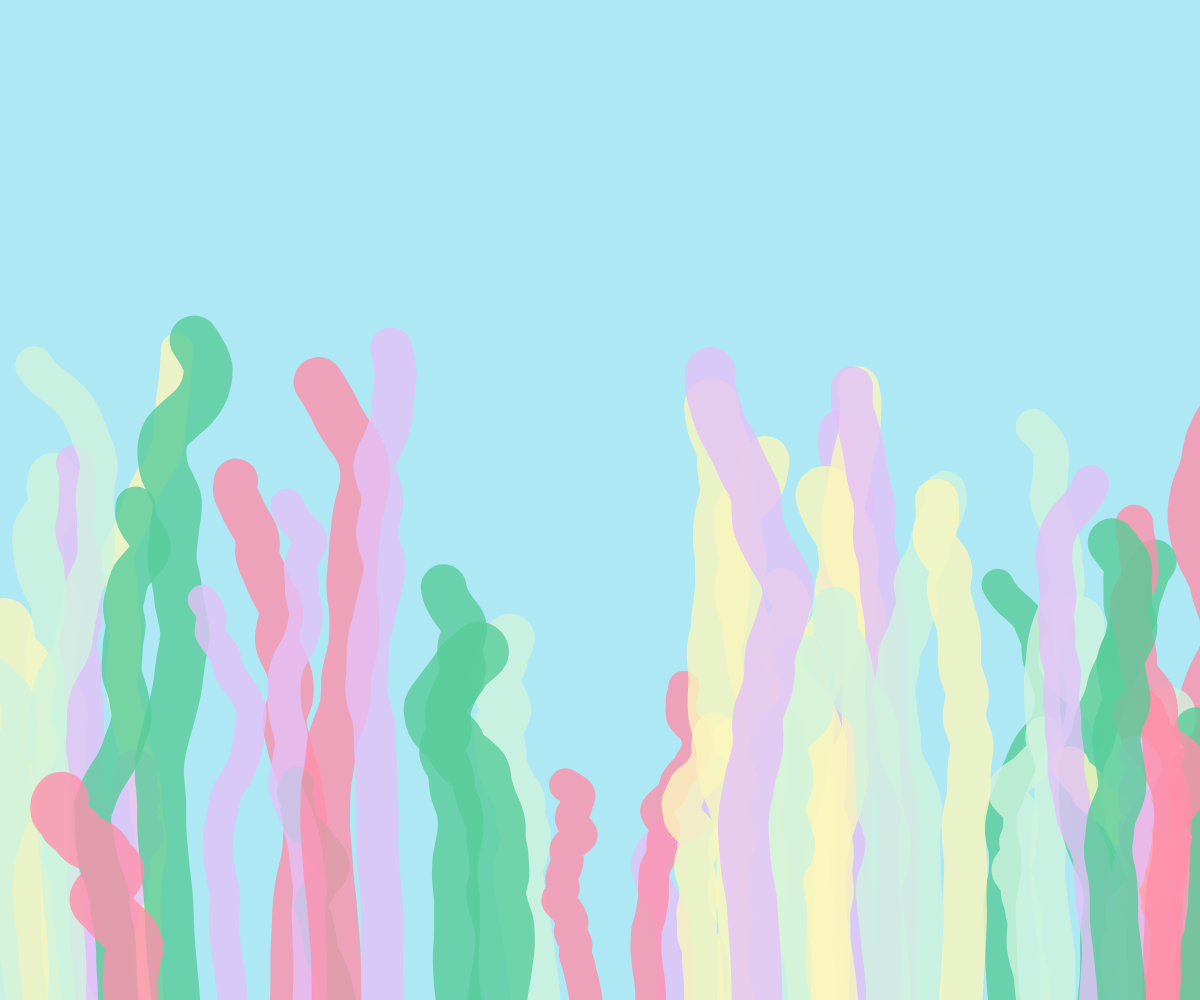
Frame 1 (no input)
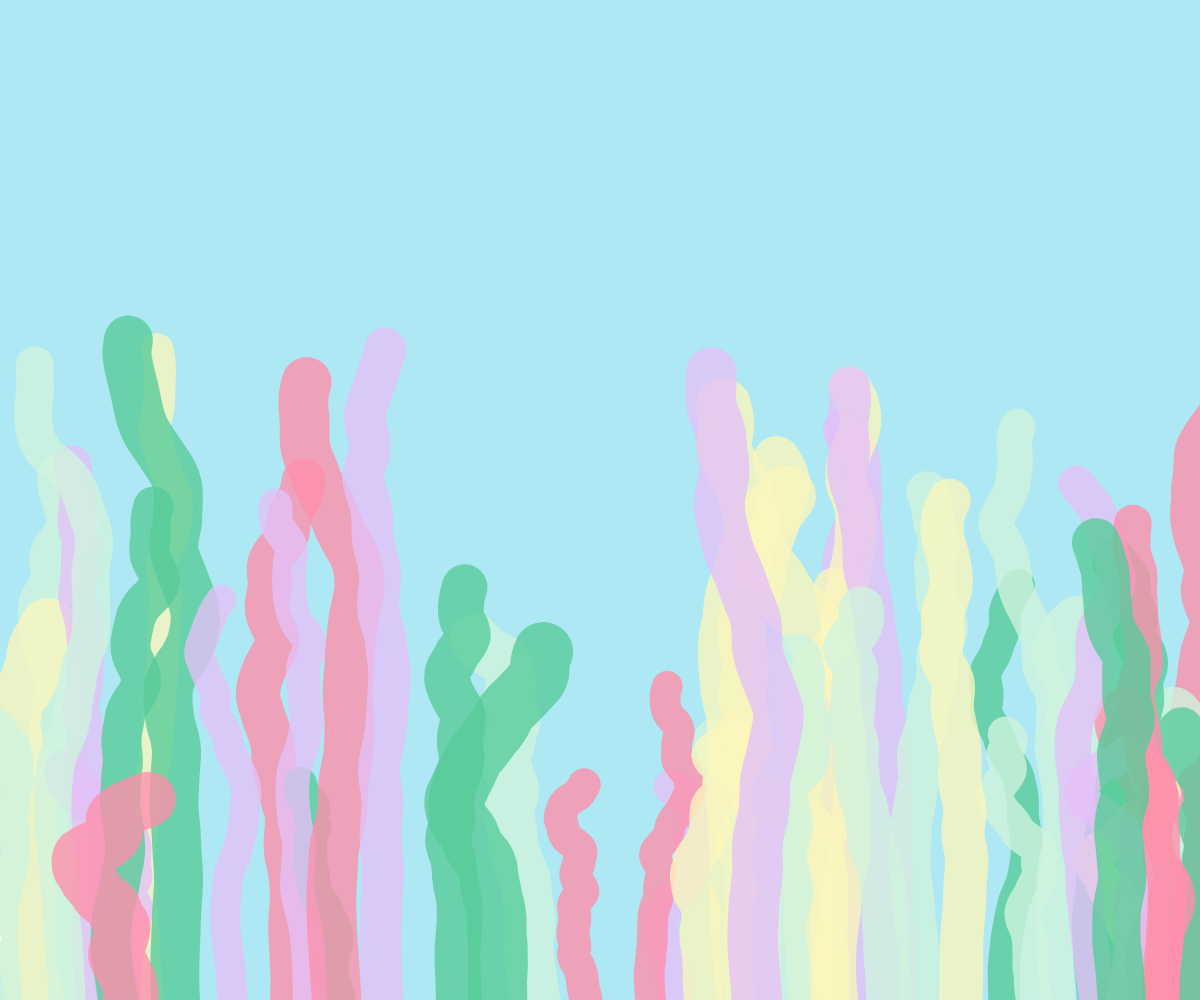
Frame 60 (no input)
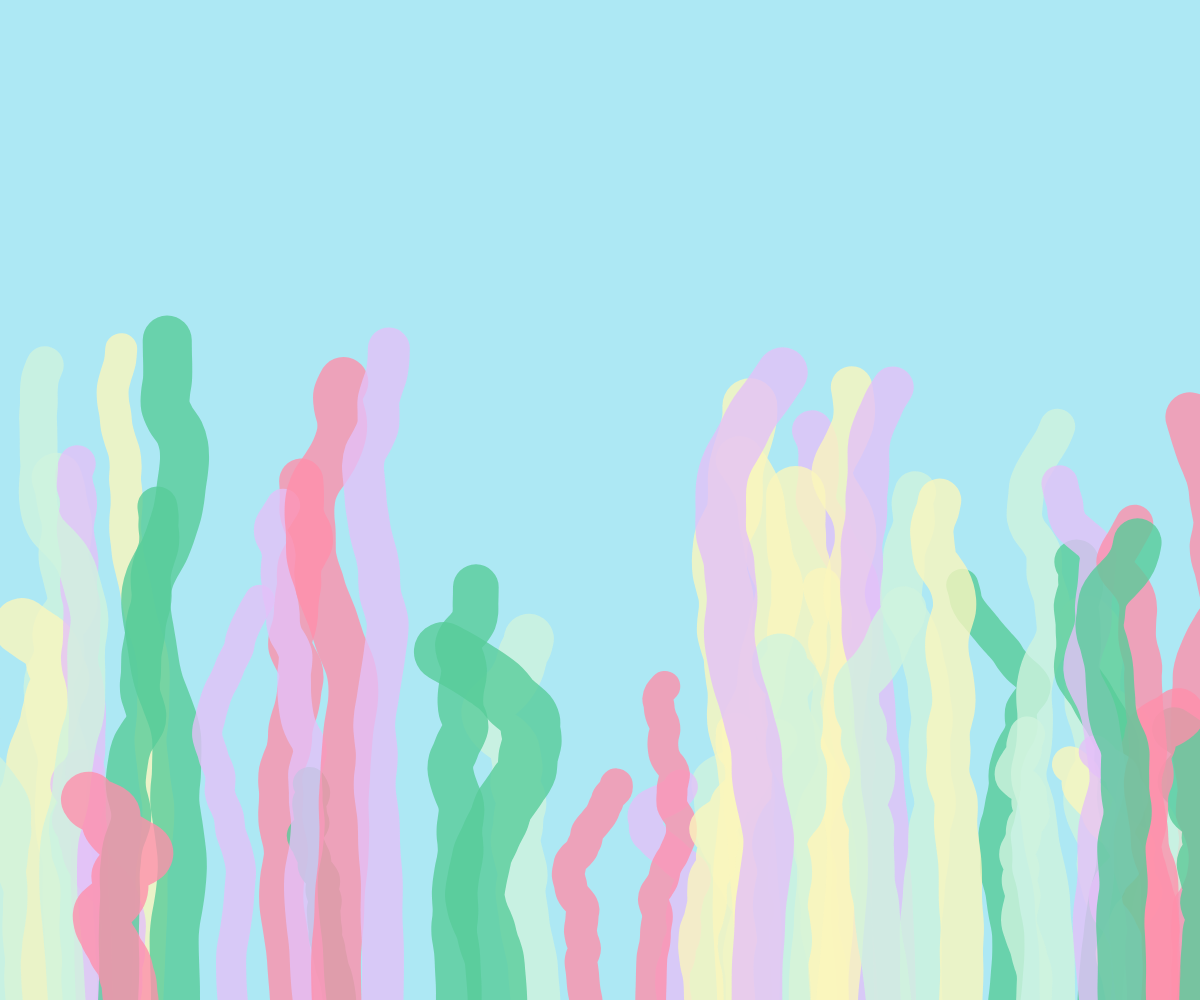
Frame 120 (the mouse pressed at the canvas centre since frame 60)

The p5.js sketch that drew these frames (run headless with seeded random() and noise() and a simulated clock; from frame 60 on, the mouse is pressed at the canvas centre):

// p5.js sketch
// ── sketch.js
let grasses = []; // 用來儲存所有水草的陣列
let bubbles = []; // 用來儲存水泡的陣列

function setup() {
  createCanvas(windowWidth, windowHeight);
  
  let colors = ["#ff8fab", "#e4c1f9", "#d0f4de", "#fcf6bd", "#57cc99"]; // 指定顏色盤
  for (let i = 0; i < 50; i++) {
    grasses.push({
      x: random(width),           // 改為隨機位置，允許重疊
      color: random(colors),      // 隨機選取顏色
      noiseOffset: random(1000),  // 隨機的 noise 偏移
      w: random(30, 60),          // 線條寬度 30-60
      h: random(height * 0.2, height * 0.66), // 水草的高度
      freq: random(0.005, 0.02)   // 搖晃的頻率
    });
  }
}

function draw() {
  background("#ade8f4");
  blendMode(BLEND); // 設定混合模式，讓顏色自然混合
  noFill();

  for (let g of grasses) {
    strokeWeight(g.w); // 設定該根水草的粗細
    let c = color(g.color); // 將 hex 顏色字串轉換為 p5 顏色物件
    c.setAlpha(200);        // 設定透明度 (0-255)，200 較為不透明
    stroke(c);              // 使用帶有透明度的顏色進行繪製
    beginShape();
    let segments = 50;
    for (let i = 0; i <= segments; i++) {
      let y = map(i, 0, segments, height, height - g.h);
      let n = noise(frameCount * g.freq + i * 0.05 + g.noiseOffset); // 使用個別的頻率與偏移
      let xOffset = map(n, 0, 1, -100, 100) * (i / segments);
      
      if (i === 0) curveVertex(g.x + xOffset, y);
      curveVertex(g.x + xOffset, y);
      if (i === segments) curveVertex(g.x + xOffset, y);
    }
    endShape();
  }

  // ---------------- 水泡邏輯 ----------------
  if (random() < 0.05) { // 每幀約 5% 機率產生新水泡
    bubbles.push(new Bubble());
  }

  for (let i = bubbles.length - 1; i >= 0; i--) {
    bubbles[i].update();
    bubbles[i].display();
    if (bubbles[i].isDead()) {
      bubbles.splice(i, 1);
    }
  }
}

// 定義水泡類別
class Bubble {
  constructor() {
    this.x = random(width);
    this.y = height + 20; // 從視窗底部下方生成
    this.size = random(10, 20);
    this.speed = random(2, 5);
    this.popY = random(height * 0.2, height * 0.8); // 設定隨機破掉的高度
    this.popping = false;
    this.popTimer = 0;
  }

  update() {
    if (!this.popping) {
      this.y -= this.speed;
      // 讓水泡隨著上升左右搖晃
      this.x += sin(frameCount * 0.1 + this.y * 0.02) * 1.5;
      
      // 當到達特定高度時，狀態設為破掉
      if (this.y < this.popY) {
        this.popping = true;
      }
    } else {
      this.popTimer++;
    }
  }

  display() {
    if (!this.popping) {
      stroke(255);
      strokeWeight(1);
      fill(255, 100);
      circle(this.x, this.y, this.size);
      // 畫高光
      noStroke();
      fill(255, 200);
      circle(this.x + this.size * 0.25, this.y - this.size * 0.25, this.size * 0.3);
    } else {
      // 破掉的效果：變大並淡出
      noFill();
      stroke(255, map(this.popTimer, 0, 10, 255, 0));
      strokeWeight(2);
      circle(this.x, this.y, this.size + this.popTimer * 4);
    }
  }

  isDead() {
    return (this.popping && this.popTimer > 10) || (this.y < -50);
  }
}
